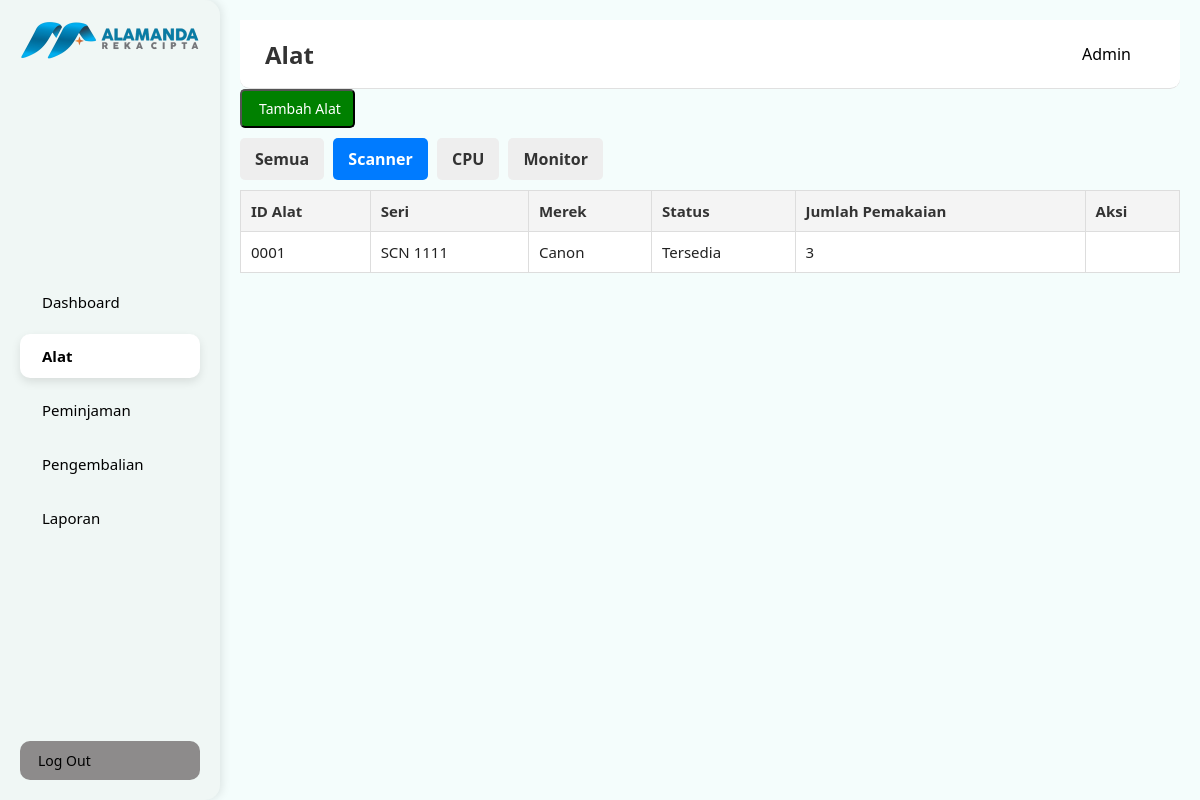
Page /alat.php?kategori=scanner on the committed database.
### tables this page shows
CREATE TABLE `alat` (
  `id` int(11) NOT NULL,
  `id_alat` varchar(20) NOT NULL,
  `kategori` enum('scanner','cpu','monitor') NOT NULL,
  `jenis` varchar(100) DEFAULT NULL,
  `merek` varchar(100) DEFAULT NULL,
  `seri` varchar(100) DEFAULT NULL,
  `ukuran` enum('kecil','sedang','besar') DEFAULT NULL,
  `spesifikasi` text DEFAULT NULL,
  `ukuran_inch` decimal(4,1) DEFAULT NULL,
  `resolusi` varchar(50) DEFAULT NULL,
  `lokasi` varchar(100) DEFAULT NULL,
  `status` enum('Tersedia','Dipinjam','Rusak','Dalam Perbaikan','Hilang') NOT NULL DEFAULT 'Tersedia',
  `jumlah_pemakaian` int(11) DEFAULT 0,
  `keterangan` text DEFAULT NULL,
  `tgl_masuk` date DEFAULT NULL
);

### tabel_scanner.php (the view, shortened to what this page needs)
<?php
include 'koneksi.php';
$query = mysqli_query($koneksi, "SELECT * FROM alat WHERE kategori='scanner' ORDER BY id_alat ASC");
?>
<?php if (mysqli_num_rows($query) > 0): ?>
  <table class="data-table">
    <thead>
      <tr>
        <th>ID Alat</th>
        <th>Seri</th>
        <th>Merek</th>
        <th>Status</th>
        <th>Jumlah Pemakaian</th>
        <th>Aksi</th>
      </tr>
    </thead>
    <tbody>
      <?php while ($data = mysqli_fetch_assoc($query)): ?>
        <tr>
          <td><?= htmlspecialchars($data['id_alat']) ?></td>
          <td><?= htmlspecialchars($data['seri']) ?></td>
          <td><?= htmlspecialchars($data['merek']) ?></td>
          <td><?= htmlspecialchars($data['status']) ?></td>
          <td><?= (int)$data['jumlah_pemakaian'] ?></td>
          <td>
          </td>
        </tr>
      <?php endwhile; ?>
    </tbody>
  </table>
<?php else: ?>
  <p class="text-muted">Tidak ada data scanner yang tersedia.</p>
<?php endif; ?>

### assets/css/style.css (style rules this page uses)
* { margin: 0; padding: 0; box-sizing: border-box; font-family: "Segoe UI", sans-serif; }
body { background: #f4fdfc; color: #222; }
.data-table { width: 100%; border-collapse: collapse; margin-top: 20px; }
.data-table th, .data-table td { border: 1px solid #ccc; padding: 10px; }
.data-table { width: 100%; border-collapse: separate; border-spacing: 0 10px; font-family: "Segoe UI", sans-serif; font-size: 15px; }
.data-table th { background-color: #f5f5f5; text-align: left; padding: 12px 16px; color: #333; }
.data-table td { background-color: #fff; padding: 12px 16px; vertical-align: middle; border-bottom: 1px solid #eee; }
.data-table th, .data-table td { border: 1px solid #ddd; padding: 10px; text-align: left; }
.data-table th { background-color: #f4f4f4; font-weight: bold; }

### rows in the picture
alat: id_alat "0001", seri "SCN 1111", merek "Canon", status "Tersedia", jumlah_pemakaian "3"

### other values in the picture
$page_title "Alat"
$_SESSION['username'] "Admin"
